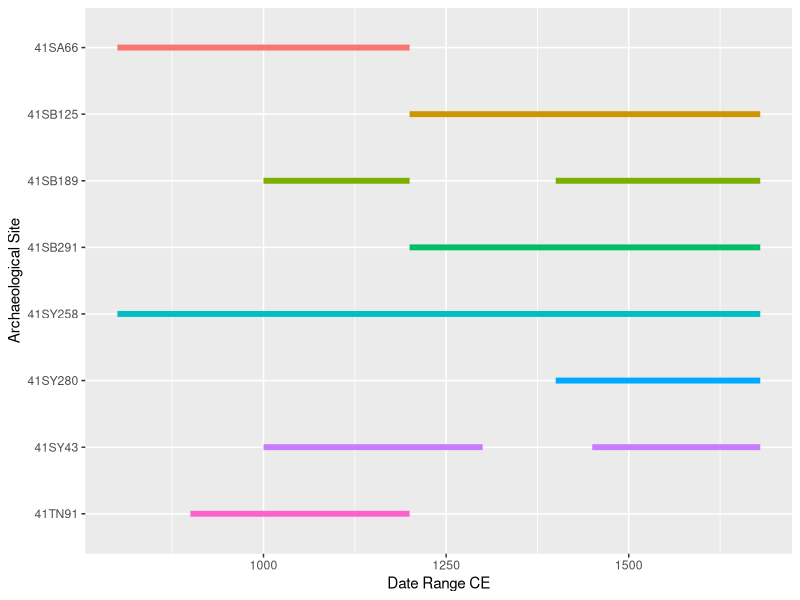

Write R code to recreate this figure. (Note: this script raises an error after producing the figure.)
## ---- chunk 1
# load ggplot2
library(ggplot2)

# gantt chart of (possible) relative dates for ceramic components
temp<-data.frame(Site = c('41SA66','41SB125','41SB189','41SB189','41SB291','41SY43','41SY43','41SY258','41SY280','41TN91'),
                 Date_Range_CE = c(800, 1200, 1000, 1400, 1200, 1000, 1450, 800, 1400, 900), # in years CE
                 end = c(1200, 1680, 1200, 1680, 1680, 1300, 1680, 1680, 1680, 1200) # in years CE
)

# arrange figure
temp.site <- ggplot(temp,aes(x = Date_Range_CE, xend = end, y = factor(Site, 
       levels = rev(levels(factor(Site)))), yend = Site, color = Site)) +
  geom_segment(size = 2) +
  scale_colour_discrete() +
  theme(legend.position = "none") +
  labs(y = "Archaeological Site", x = "Date Range CE")

# render figure
temp.site
## ---- chunk 2
# incision image
knitr::include_graphics('images/sa66-inc.png')
## ---- chunk 3
# incision image
knitr::include_graphics('images/sa66-4-inc.png')
## ---- chunk 4
# incision image
knitr::include_graphics('images/sa66-5-inc.png')
## ---- chunk 5
# incision image
knitr::include_graphics('images/sa66-6-inc.png')
## ---- chunk 6
# incision image
knitr::include_graphics('images/41sb125-2-st27-25cm-lot100-inc.png')
## ---- chunk 7
# incision image
knitr::include_graphics('images/41sb125-3-st27-lot99-inc.png')
## ---- chunk 8
# incision image
knitr::include_graphics('images/41sb125-11-st11-lot50-inc.png')
## ---- chunk 9
# incision image
knitr::include_graphics('images/41SB189-9-lot17-inc.png')
## ---- chunk 10
# incision image
knitr::include_graphics('images/41sb189-10-Lot17-inc.png')
## ---- chunk 11
# incision image
knitr::include_graphics('images/41sb291-4-st64-3040-lot245-inc.png')
## ---- chunk 12
# incision image
knitr::include_graphics('images/41sb291-9-st61-50-55-lot229-inc.png')
## ---- chunk 13
# incision image
knitr::include_graphics('images/41sy43-1-inc.png')
## ---- chunk 14
# incision image
knitr::include_graphics('images/41sy43-13-1191-inc.png')
## ---- chunk 15
# incision image
knitr::include_graphics('images/41sy43-19-inc.png')
## ---- chunk 16
# incision image
knitr::include_graphics('images/41sy43-830-inc.png')
## ---- chunk 17
# incision image
knitr::include_graphics('images/41sy43-k-2-27-37-inc.png')
## ---- chunk 18
# incision image
knitr::include_graphics('images/41sy43-K-6-1020-inc.png')
## ---- chunk 19
# incision image
knitr::include_graphics('images/41sy43-k8-17-inc.png')
## ---- chunk 20
# incision image
knitr::include_graphics('images/41sy43-lot1035-2030-inc.png')
## ---- chunk 21
# incision image
knitr::include_graphics('images/41sy258-st2-10-20-inc.png')
## ---- chunk 22
# incision image
knitr::include_graphics('images/41sy258-st3-2030-inc.png')
## ---- chunk 23
# incision image
knitr::include_graphics('images/41sy280-inc.png')
## ---- chunk 24
# incision image
knitr::include_graphics('images/41sy280-11-inc.png')
## ---- chunk 25
# incision image
knitr::include_graphics('images/41sy280-18-inc.png')
## ---- chunk 26
# incision image
knitr::include_graphics('images/41sy280-20-inc.png')
## ---- chunk 27
# incision image
knitr::include_graphics('images/41sy280-84-inc.png')
## ---- chunk 28
# incision image
knitr::include_graphics('images/41sy280-101-inc.png')
## ---- chunk 29
# incision image
knitr::include_graphics('images/41sy280-127-inc.png')
## ---- chunk 30
# incision image
knitr::include_graphics('images/41sy280-lot31-inc.png')
## ---- chunk 31
# incision image
knitr::include_graphics('images/41sy280-lot48-inc.png')
## ---- chunk 32
# incision image
knitr::include_graphics('images/41sy280-lot50-inc.png')
## ---- chunk 33
# incision image
knitr::include_graphics('images/41sy280-lot52-inc.png')
## ---- chunk 34
# incision image
knitr::include_graphics('images/41sy280-lot90-inc.png')
## ---- chunk 35
# incision image
knitr::include_graphics('images/41sy280-lot91-inc.png')
## ---- chunk 36
# incision image
knitr::include_graphics('images/41sy280-lot94-inc.png')
## ---- chunk 37
# incision image
knitr::include_graphics('images/41sy280-lot107-inc.png')
## ---- chunk 38
# incision image
knitr::include_graphics('images/41sy280-lot112-inc.png')
## ---- chunk 39
# incision image
knitr::include_graphics('images/41sy280-lot125-inc.png')
## ---- chunk 40
# incision image
knitr::include_graphics('images/41tn91-u1-0-10-inc.png')
## ---- chunk 41
# incision image
knitr::include_graphics('images/41tn91-u1-2030-inc.png')
## ---- chunk 42
# incision image
knitr::include_graphics('images/41tn91-u2-1020-inc.png')
## ---- chunk 43
# incision image
knitr::include_graphics('images/41tn91-u3-2030-inc.png')
## ---- chunk 44
# incision image
knitr::include_graphics('images/41tn91-u4-0-20-inc.png')
## ---- chunk 45
# incision image
knitr::include_graphics('images/41tn91-u4-4050-inc.png')
## ---- chunk 46
# incision image
knitr::include_graphics('images/41tn91-u4-5060-inc.png')
## ---- chunk 47
# incision image
knitr::include_graphics('images/41tn91-u6-3040-inc.png')
## ---- chunk 48
# incision image
knitr::include_graphics('images/41tn91-u7-30-40-inc.png')
## ---- chunk 49
# incision image
knitr::include_graphics('images/41tn91-u8-1020-inc.png')
## ---- chunk 50
# incision image
knitr::include_graphics('images/41tn91-unit2-lot17-inc.png')
